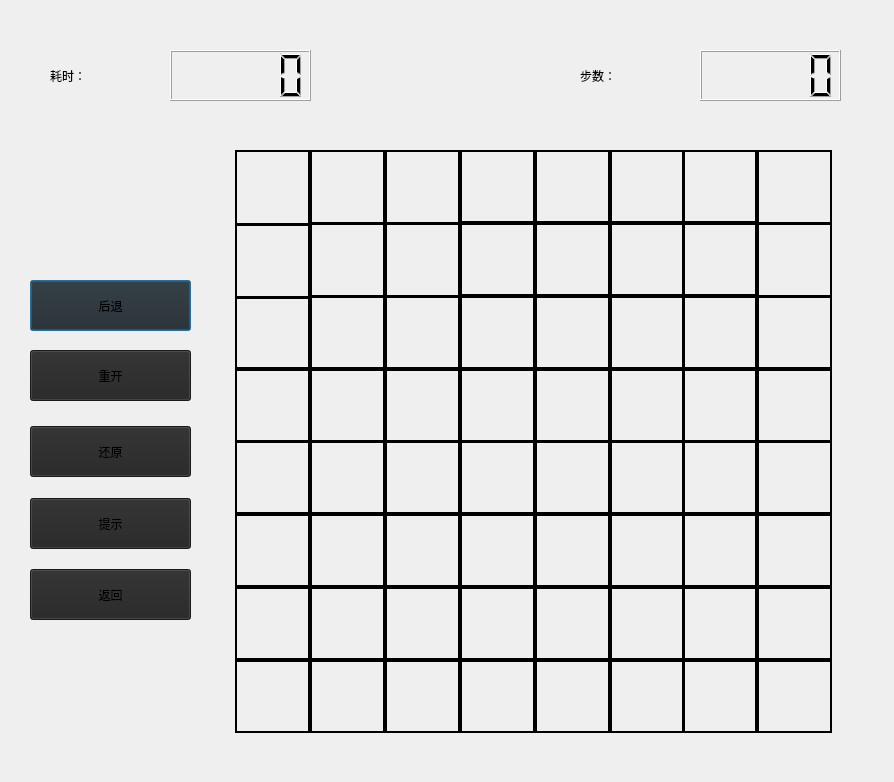
<?xml version="1.0" encoding="UTF-8"?>
<ui version="4.0">
 <class>play8x8</class>
 <widget class="QDialog" name="play8x8">
  <property name="geometry">
   <rect>
    <x>0</x>
    <y>0</y>
    <width>894</width>
    <height>782</height>
   </rect>
  </property>
  <property name="windowTitle">
   <string>Dialog</string>
  </property>
  <widget class="QPushButton" name="btnreturn">
   <property name="geometry">
    <rect>
     <x>30</x>
     <y>280</y>
     <width>161</width>
     <height>51</height>
    </rect>
   </property>
   <property name="styleSheet">
    <string notr="true">font: 800 20pt &quot;方正蕴黑 简 ExtraBold&quot;;
background-color: rgb(36, 36, 36);</string>
   </property>
   <property name="text">
    <string>后退</string>
   </property>
  </widget>
  <widget class="QLabel" name="label_01">
   <property name="geometry">
    <rect>
     <x>235</x>
     <y>150</y>
     <width>75</width>
     <height>75</height>
    </rect>
   </property>
   <property name="minimumSize">
    <size>
     <width>75</width>
     <height>75</height>
    </size>
   </property>
   <property name="maximumSize">
    <size>
     <width>75</width>
     <height>75</height>
    </size>
   </property>
   <property name="styleSheet">
    <string notr="true">border-width: 2px;
border-style: solid;
border-color: rgb(0, 0, 0)</string>
   </property>
   <property name="text">
    <string/>
   </property>
  </widget>
  <widget class="QPushButton" name="btnBack">
   <property name="geometry">
    <rect>
     <x>30</x>
     <y>569</y>
     <width>161</width>
     <height>51</height>
    </rect>
   </property>
   <property name="styleSheet">
    <string notr="true">font: 800 20pt &quot;方正蕴黑 简 ExtraBold&quot;;
background-color: rgb(36, 36, 36);</string>
   </property>
   <property name="text">
    <string>返回</string>
   </property>
  </widget>
  <widget class="QLabel" name="time_labl">
   <property name="geometry">
    <rect>
     <x>50</x>
     <y>45</y>
     <width>121</width>
     <height>61</height>
    </rect>
   </property>
   <property name="styleSheet">
    <string notr="true">font: 800 35pt &quot;方正超值体 简 ExtraBold&quot;;</string>
   </property>
   <property name="text">
    <string>耗时：</string>
   </property>
   <property name="textFormat">
    <enum>Qt::TextFormat::PlainText</enum>
   </property>
  </widget>
  <widget class="QLCDNumber" name="lcdStep">
   <property name="geometry">
    <rect>
     <x>700</x>
     <y>50</y>
     <width>141</width>
     <height>51</height>
    </rect>
   </property>
  </widget>
  <widget class="QPushButton" name="pushButton_2">
   <property name="geometry">
    <rect>
     <x>30</x>
     <y>426</y>
     <width>161</width>
     <height>51</height>
    </rect>
   </property>
   <property name="styleSheet">
    <string notr="true">background-color: rgb(36, 36, 36);font: 800 20pt &quot;方正蕴黑 简 ExtraBold&quot;;</string>
   </property>
   <property name="text">
    <string>还原</string>
   </property>
  </widget>
  <widget class="QPushButton" name="btnRestart">
   <property name="geometry">
    <rect>
     <x>30</x>
     <y>350</y>
     <width>161</width>
     <height>51</height>
    </rect>
   </property>
   <property name="styleSheet">
    <string notr="true">background-color: rgb(36, 36, 36);font: 800 20pt &quot;方正蕴黑 简 ExtraBold&quot;;</string>
   </property>
   <property name="text">
    <string>重开</string>
   </property>
  </widget>
  <widget class="QLabel" name="label">
   <property name="geometry">
    <rect>
     <x>580</x>
     <y>45</y>
     <width>121</width>
     <height>61</height>
    </rect>
   </property>
   <property name="styleSheet">
    <string notr="true">font: 800 35pt &quot;方正超值体 简 ExtraBold&quot;;</string>
   </property>
   <property name="text">
    <string>步数：</string>
   </property>
   <property name="textFormat">
    <enum>Qt::TextFormat::PlainText</enum>
   </property>
  </widget>
  <widget class="QPushButton" name="pushButton_3">
   <property name="geometry">
    <rect>
     <x>30</x>
     <y>498</y>
     <width>161</width>
     <height>51</height>
    </rect>
   </property>
   <property name="styleSheet">
    <string notr="true">background-color: rgb(36, 36, 36);font: 800 20pt &quot;方正蕴黑 简 ExtraBold&quot;;</string>
   </property>
   <property name="text">
    <string>提示</string>
   </property>
  </widget>
  <widget class="QLCDNumber" name="lcdStep_2">
   <property name="geometry">
    <rect>
     <x>170</x>
     <y>50</y>
     <width>141</width>
     <height>51</height>
    </rect>
   </property>
   <property name="digitCount">
    <number>5</number>
   </property>
  </widget>
  <widget class="QLabel" name="label_02">
   <property name="geometry">
    <rect>
     <x>310</x>
     <y>150</y>
     <width>75</width>
     <height>75</height>
    </rect>
   </property>
   <property name="minimumSize">
    <size>
     <width>75</width>
     <height>75</height>
    </size>
   </property>
   <property name="maximumSize">
    <size>
     <width>75</width>
     <height>75</height>
    </size>
   </property>
   <property name="styleSheet">
    <string notr="true">border-width: 2px;
border-style: solid;
border-color: rgb(0, 0, 0)</string>
   </property>
   <property name="text">
    <string/>
   </property>
  </widget>
  <widget class="QLabel" name="label_03">
   <property name="geometry">
    <rect>
     <x>385</x>
     <y>150</y>
     <width>75</width>
     <height>75</height>
    </rect>
   </property>
   <property name="minimumSize">
    <size>
     <width>75</width>
     <height>75</height>
    </size>
   </property>
   <property name="maximumSize">
    <size>
     <width>75</width>
     <height>75</height>
    </size>
   </property>
   <property name="styleSheet">
    <string notr="true">border-width: 2px;
border-style: solid;
border-color: rgb(0, 0, 0)</string>
   </property>
   <property name="text">
    <string/>
   </property>
  </widget>
  <widget class="QLabel" name="label_04">
   <property name="geometry">
    <rect>
     <x>460</x>
     <y>150</y>
     <width>75</width>
     <height>75</height>
    </rect>
   </property>
   <property name="minimumSize">
    <size>
     <width>75</width>
     <height>75</height>
    </size>
   </property>
   <property name="maximumSize">
    <size>
     <width>75</width>
     <height>75</height>
    </size>
   </property>
   <property name="styleSheet">
    <string notr="true">border-width: 2px;
border-style: solid;
border-color: rgb(0, 0, 0)</string>
   </property>
   <property name="text">
    <string/>
   </property>
  </widget>
  <widget class="QLabel" name="label_05">
   <property name="geometry">
    <rect>
     <x>535</x>
     <y>150</y>
     <width>75</width>
     <height>75</height>
    </rect>
   </property>
   <property name="minimumSize">
    <size>
     <width>75</width>
     <height>75</height>
    </size>
   </property>
   <property name="maximumSize">
    <size>
     <width>75</width>
     <height>75</height>
    </size>
   </property>
   <property name="styleSheet">
    <string notr="true">border-width: 2px;
border-style: solid;
border-color: rgb(0, 0, 0)</string>
   </property>
   <property name="text">
    <string/>
   </property>
  </widget>
  <widget class="QLabel" name="label_06">
   <property name="geometry">
    <rect>
     <x>610</x>
     <y>150</y>
     <width>75</width>
     <height>75</height>
    </rect>
   </property>
   <property name="minimumSize">
    <size>
     <width>75</width>
     <height>75</height>
    </size>
   </property>
   <property name="maximumSize">
    <size>
     <width>75</width>
     <height>75</height>
    </size>
   </property>
   <property name="styleSheet">
    <string notr="true">border-width: 2px;
border-style: solid;
border-color: rgb(0, 0, 0)</string>
   </property>
   <property name="text">
    <string/>
   </property>
  </widget>
  <widget class="QLabel" name="label_07">
   <property name="geometry">
    <rect>
     <x>682</x>
     <y>150</y>
     <width>75</width>
     <height>75</height>
    </rect>
   </property>
   <property name="minimumSize">
    <size>
     <width>75</width>
     <height>75</height>
    </size>
   </property>
   <property name="maximumSize">
    <size>
     <width>75</width>
     <height>75</height>
    </size>
   </property>
   <property name="styleSheet">
    <string notr="true">border-width: 2px;
border-style: solid;
border-color: rgb(0, 0, 0)</string>
   </property>
   <property name="text">
    <string/>
   </property>
  </widget>
  <widget class="QLabel" name="label_08">
   <property name="geometry">
    <rect>
     <x>757</x>
     <y>150</y>
     <width>75</width>
     <height>75</height>
    </rect>
   </property>
   <property name="minimumSize">
    <size>
     <width>75</width>
     <height>75</height>
    </size>
   </property>
   <property name="maximumSize">
    <size>
     <width>75</width>
     <height>75</height>
    </size>
   </property>
   <property name="styleSheet">
    <string notr="true">border-width: 2px;
border-style: solid;
border-color: rgb(0, 0, 0)</string>
   </property>
   <property name="text">
    <string/>
   </property>
  </widget>
  <widget class="QLabel" name="label_09">
   <property name="geometry">
    <rect>
     <x>235</x>
     <y>224</y>
     <width>75</width>
     <height>75</height>
    </rect>
   </property>
   <property name="minimumSize">
    <size>
     <width>75</width>
     <height>75</height>
    </size>
   </property>
   <property name="maximumSize">
    <size>
     <width>75</width>
     <height>75</height>
    </size>
   </property>
   <property name="styleSheet">
    <string notr="true">border-width: 2px;
border-style: solid;
border-color: rgb(0, 0, 0)</string>
   </property>
   <property name="text">
    <string/>
   </property>
  </widget>
  <widget class="QLabel" name="label_014">
   <property name="geometry">
    <rect>
     <x>610</x>
     <y>221</y>
     <width>75</width>
     <height>75</height>
    </rect>
   </property>
   <property name="minimumSize">
    <size>
     <width>75</width>
     <height>75</height>
    </size>
   </property>
   <property name="maximumSize">
    <size>
     <width>75</width>
     <height>75</height>
    </size>
   </property>
   <property name="styleSheet">
    <string notr="true">border-width: 2px;
border-style: solid;
border-color: rgb(0, 0, 0)</string>
   </property>
   <property name="text">
    <string/>
   </property>
  </widget>
  <widget class="QLabel" name="label_010">
   <property name="geometry">
    <rect>
     <x>310</x>
     <y>222</y>
     <width>75</width>
     <height>75</height>
    </rect>
   </property>
   <property name="minimumSize">
    <size>
     <width>75</width>
     <height>75</height>
    </size>
   </property>
   <property name="maximumSize">
    <size>
     <width>75</width>
     <height>75</height>
    </size>
   </property>
   <property name="styleSheet">
    <string notr="true">border-width: 2px;
border-style: solid;
border-color: rgb(0, 0, 0)</string>
   </property>
   <property name="text">
    <string/>
   </property>
  </widget>
  <widget class="QLabel" name="label_011">
   <property name="geometry">
    <rect>
     <x>385</x>
     <y>222</y>
     <width>75</width>
     <height>75</height>
    </rect>
   </property>
   <property name="minimumSize">
    <size>
     <width>75</width>
     <height>75</height>
    </size>
   </property>
   <property name="maximumSize">
    <size>
     <width>75</width>
     <height>75</height>
    </size>
   </property>
   <property name="styleSheet">
    <string notr="true">border-width: 2px;
border-style: solid;
border-color: rgb(0, 0, 0)</string>
   </property>
   <property name="text">
    <string/>
   </property>
  </widget>
  <widget class="QLabel" name="label_016">
   <property name="geometry">
    <rect>
     <x>757</x>
     <y>222</y>
     <width>75</width>
     <height>75</height>
    </rect>
   </property>
   <property name="minimumSize">
    <size>
     <width>75</width>
     <height>75</height>
    </size>
   </property>
   <property name="maximumSize">
    <size>
     <width>75</width>
     <height>75</height>
    </size>
   </property>
   <property name="styleSheet">
    <string notr="true">border-width: 2px;
border-style: solid;
border-color: rgb(0, 0, 0)</string>
   </property>
   <property name="text">
    <string/>
   </property>
  </widget>
  <widget class="QLabel" name="label_013">
   <property name="geometry">
    <rect>
     <x>535</x>
     <y>221</y>
     <width>75</width>
     <height>75</height>
    </rect>
   </property>
   <property name="minimumSize">
    <size>
     <width>75</width>
     <height>75</height>
    </size>
   </property>
   <property name="maximumSize">
    <size>
     <width>75</width>
     <height>75</height>
    </size>
   </property>
   <property name="styleSheet">
    <string notr="true">border-width: 2px;
border-style: solid;
border-color: rgb(0, 0, 0)</string>
   </property>
   <property name="text">
    <string/>
   </property>
  </widget>
  <widget class="QLabel" name="label_012">
   <property name="geometry">
    <rect>
     <x>460</x>
     <y>221</y>
     <width>75</width>
     <height>75</height>
    </rect>
   </property>
   <property name="minimumSize">
    <size>
     <width>75</width>
     <height>75</height>
    </size>
   </property>
   <property name="maximumSize">
    <size>
     <width>75</width>
     <height>75</height>
    </size>
   </property>
   <property name="styleSheet">
    <string notr="true">border-width: 2px;
border-style: solid;
border-color: rgb(0, 0, 0)</string>
   </property>
   <property name="text">
    <string/>
   </property>
  </widget>
  <widget class="QLabel" name="label_015">
   <property name="geometry">
    <rect>
     <x>682</x>
     <y>221</y>
     <width>75</width>
     <height>75</height>
    </rect>
   </property>
   <property name="minimumSize">
    <size>
     <width>75</width>
     <height>75</height>
    </size>
   </property>
   <property name="maximumSize">
    <size>
     <width>75</width>
     <height>75</height>
    </size>
   </property>
   <property name="styleSheet">
    <string notr="true">border-width: 2px;
border-style: solid;
border-color: rgb(0, 0, 0)</string>
   </property>
   <property name="text">
    <string/>
   </property>
  </widget>
  <widget class="QLabel" name="label_024">
   <property name="geometry">
    <rect>
     <x>757</x>
     <y>296</y>
     <width>75</width>
     <height>75</height>
    </rect>
   </property>
   <property name="minimumSize">
    <size>
     <width>75</width>
     <height>75</height>
    </size>
   </property>
   <property name="maximumSize">
    <size>
     <width>75</width>
     <height>75</height>
    </size>
   </property>
   <property name="styleSheet">
    <string notr="true">border-width: 2px;
border-style: solid;
border-color: rgb(0, 0, 0)</string>
   </property>
   <property name="text">
    <string/>
   </property>
  </widget>
  <widget class="QLabel" name="label_022">
   <property name="geometry">
    <rect>
     <x>610</x>
     <y>296</y>
     <width>75</width>
     <height>75</height>
    </rect>
   </property>
   <property name="minimumSize">
    <size>
     <width>75</width>
     <height>75</height>
    </size>
   </property>
   <property name="maximumSize">
    <size>
     <width>75</width>
     <height>75</height>
    </size>
   </property>
   <property name="styleSheet">
    <string notr="true">border-width: 2px;
border-style: solid;
border-color: rgb(0, 0, 0)</string>
   </property>
   <property name="text">
    <string/>
   </property>
  </widget>
  <widget class="QLabel" name="label_027">
   <property name="geometry">
    <rect>
     <x>385</x>
     <y>367</y>
     <width>75</width>
     <height>75</height>
    </rect>
   </property>
   <property name="minimumSize">
    <size>
     <width>75</width>
     <height>75</height>
    </size>
   </property>
   <property name="maximumSize">
    <size>
     <width>75</width>
     <height>75</height>
    </size>
   </property>
   <property name="styleSheet">
    <string notr="true">border-width: 2px;
border-style: solid;
border-color: rgb(0, 0, 0)</string>
   </property>
   <property name="text">
    <string/>
   </property>
  </widget>
  <widget class="QLabel" name="label_030">
   <property name="geometry">
    <rect>
     <x>610</x>
     <y>367</y>
     <width>75</width>
     <height>75</height>
    </rect>
   </property>
   <property name="minimumSize">
    <size>
     <width>75</width>
     <height>75</height>
    </size>
   </property>
   <property name="maximumSize">
    <size>
     <width>75</width>
     <height>75</height>
    </size>
   </property>
   <property name="styleSheet">
    <string notr="true">border-width: 2px;
border-style: solid;
border-color: rgb(0, 0, 0)</string>
   </property>
   <property name="text">
    <string/>
   </property>
  </widget>
  <widget class="QLabel" name="label_028">
   <property name="geometry">
    <rect>
     <x>460</x>
     <y>367</y>
     <width>75</width>
     <height>75</height>
    </rect>
   </property>
   <property name="minimumSize">
    <size>
     <width>75</width>
     <height>75</height>
    </size>
   </property>
   <property name="maximumSize">
    <size>
     <width>75</width>
     <height>75</height>
    </size>
   </property>
   <property name="styleSheet">
    <string notr="true">border-width: 2px;
border-style: solid;
border-color: rgb(0, 0, 0)</string>
   </property>
   <property name="text">
    <string/>
   </property>
  </widget>
  <widget class="QLabel" name="label_025">
   <property name="geometry">
    <rect>
     <x>235</x>
     <y>367</y>
     <width>75</width>
     <height>75</height>
    </rect>
   </property>
   <property name="minimumSize">
    <size>
     <width>75</width>
     <height>75</height>
    </size>
   </property>
   <property name="maximumSize">
    <size>
     <width>75</width>
     <height>75</height>
    </size>
   </property>
   <property name="styleSheet">
    <string notr="true">border-width: 2px;
border-style: solid;
border-color: rgb(0, 0, 0)</string>
   </property>
   <property name="text">
    <string/>
   </property>
  </widget>
  <widget class="QLabel" name="label_018">
   <property name="geometry">
    <rect>
     <x>310</x>
     <y>296</y>
     <width>75</width>
     <height>75</height>
    </rect>
   </property>
   <property name="minimumSize">
    <size>
     <width>75</width>
     <height>75</height>
    </size>
   </property>
   <property name="maximumSize">
    <size>
     <width>75</width>
     <height>75</height>
    </size>
   </property>
   <property name="styleSheet">
    <string notr="true">border-width: 2px;
border-style: solid;
border-color: rgb(0, 0, 0)</string>
   </property>
   <property name="text">
    <string/>
   </property>
  </widget>
  <widget class="QLabel" name="label_032">
   <property name="geometry">
    <rect>
     <x>757</x>
     <y>367</y>
     <width>75</width>
     <height>75</height>
    </rect>
   </property>
   <property name="minimumSize">
    <size>
     <width>75</width>
     <height>75</height>
    </size>
   </property>
   <property name="maximumSize">
    <size>
     <width>75</width>
     <height>75</height>
    </size>
   </property>
   <property name="styleSheet">
    <string notr="true">border-width: 2px;
border-style: solid;
border-color: rgb(0, 0, 0)</string>
   </property>
   <property name="text">
    <string/>
   </property>
  </widget>
  <widget class="QLabel" name="label_019">
   <property name="geometry">
    <rect>
     <x>385</x>
     <y>296</y>
     <width>75</width>
     <height>75</height>
    </rect>
   </property>
   <property name="minimumSize">
    <size>
     <width>75</width>
     <height>75</height>
    </size>
   </property>
   <property name="maximumSize">
    <size>
     <width>75</width>
     <height>75</height>
    </size>
   </property>
   <property name="styleSheet">
    <string notr="true">border-width: 2px;
border-style: solid;
border-color: rgb(0, 0, 0)</string>
   </property>
   <property name="text">
    <string/>
   </property>
  </widget>
  <widget class="QLabel" name="label_017">
   <property name="geometry">
    <rect>
     <x>235</x>
     <y>296</y>
     <width>75</width>
     <height>75</height>
    </rect>
   </property>
   <property name="minimumSize">
    <size>
     <width>75</width>
     <height>75</height>
    </size>
   </property>
   <property name="maximumSize">
    <size>
     <width>75</width>
     <height>75</height>
    </size>
   </property>
   <property name="styleSheet">
    <string notr="true">border-width: 2px;
border-style: solid;
border-color: rgb(0, 0, 0)</string>
   </property>
   <property name="text">
    <string/>
   </property>
  </widget>
  <widget class="QLabel" name="label_021">
   <property name="geometry">
    <rect>
     <x>535</x>
     <y>296</y>
     <width>75</width>
     <height>75</height>
    </rect>
   </property>
   <property name="minimumSize">
    <size>
     <width>75</width>
     <height>75</height>
    </size>
   </property>
   <property name="maximumSize">
    <size>
     <width>75</width>
     <height>75</height>
    </size>
   </property>
   <property name="styleSheet">
    <string notr="true">border-width: 2px;
border-style: solid;
border-color: rgb(0, 0, 0)</string>
   </property>
   <property name="text">
    <string/>
   </property>
  </widget>
  <widget class="QLabel" name="label_031">
   <property name="geometry">
    <rect>
     <x>682</x>
     <y>367</y>
     <width>75</width>
     <height>75</height>
    </rect>
   </property>
   <property name="minimumSize">
    <size>
     <width>75</width>
     <height>75</height>
    </size>
   </property>
   <property name="maximumSize">
    <size>
     <width>75</width>
     <height>75</height>
    </size>
   </property>
   <property name="styleSheet">
    <string notr="true">border-width: 2px;
border-style: solid;
border-color: rgb(0, 0, 0)</string>
   </property>
   <property name="text">
    <string/>
   </property>
  </widget>
  <widget class="QLabel" name="label_026">
   <property name="geometry">
    <rect>
     <x>310</x>
     <y>367</y>
     <width>75</width>
     <height>75</height>
    </rect>
   </property>
   <property name="minimumSize">
    <size>
     <width>75</width>
     <height>75</height>
    </size>
   </property>
   <property name="maximumSize">
    <size>
     <width>75</width>
     <height>75</height>
    </size>
   </property>
   <property name="styleSheet">
    <string notr="true">border-width: 2px;
border-style: solid;
border-color: rgb(0, 0, 0)</string>
   </property>
   <property name="text">
    <string/>
   </property>
  </widget>
  <widget class="QLabel" name="label_020">
   <property name="geometry">
    <rect>
     <x>460</x>
     <y>296</y>
     <width>75</width>
     <height>75</height>
    </rect>
   </property>
   <property name="minimumSize">
    <size>
     <width>75</width>
     <height>75</height>
    </size>
   </property>
   <property name="maximumSize">
    <size>
     <width>75</width>
     <height>75</height>
    </size>
   </property>
   <property name="styleSheet">
    <string notr="true">border-width: 2px;
border-style: solid;
border-color: rgb(0, 0, 0)</string>
   </property>
   <property name="text">
    <string/>
   </property>
  </widget>
  <widget class="QLabel" name="label_023">
   <property name="geometry">
    <rect>
     <x>682</x>
     <y>296</y>
     <width>75</width>
     <height>75</height>
    </rect>
   </property>
   <property name="minimumSize">
    <size>
     <width>75</width>
     <height>75</height>
    </size>
   </property>
   <property name="maximumSize">
    <size>
     <width>75</width>
     <height>75</height>
    </size>
   </property>
   <property name="styleSheet">
    <string notr="true">border-width: 2px;
border-style: solid;
border-color: rgb(0, 0, 0)</string>
   </property>
   <property name="text">
    <string/>
   </property>
  </widget>
  <widget class="QLabel" name="label_029">
   <property name="geometry">
    <rect>
     <x>535</x>
     <y>367</y>
     <width>75</width>
     <height>75</height>
    </rect>
   </property>
   <property name="minimumSize">
    <size>
     <width>75</width>
     <height>75</height>
    </size>
   </property>
   <property name="maximumSize">
    <size>
     <width>75</width>
     <height>75</height>
    </size>
   </property>
   <property name="styleSheet">
    <string notr="true">border-width: 2px;
border-style: solid;
border-color: rgb(0, 0, 0)</string>
   </property>
   <property name="text">
    <string/>
   </property>
  </widget>
  <widget class="QLabel" name="label_040">
   <property name="geometry">
    <rect>
     <x>757</x>
     <y>441</y>
     <width>75</width>
     <height>75</height>
    </rect>
   </property>
   <property name="minimumSize">
    <size>
     <width>75</width>
     <height>75</height>
    </size>
   </property>
   <property name="maximumSize">
    <size>
     <width>75</width>
     <height>75</height>
    </size>
   </property>
   <property name="styleSheet">
    <string notr="true">border-width: 2px;
border-style: solid;
border-color: rgb(0, 0, 0)</string>
   </property>
   <property name="text">
    <string/>
   </property>
  </widget>
  <widget class="QLabel" name="label_038">
   <property name="geometry">
    <rect>
     <x>610</x>
     <y>441</y>
     <width>75</width>
     <height>75</height>
    </rect>
   </property>
   <property name="minimumSize">
    <size>
     <width>75</width>
     <height>75</height>
    </size>
   </property>
   <property name="maximumSize">
    <size>
     <width>75</width>
     <height>75</height>
    </size>
   </property>
   <property name="styleSheet">
    <string notr="true">border-width: 2px;
border-style: solid;
border-color: rgb(0, 0, 0)</string>
   </property>
   <property name="text">
    <string/>
   </property>
  </widget>
  <widget class="QLabel" name="label_059">
   <property name="geometry">
    <rect>
     <x>385</x>
     <y>658</y>
     <width>75</width>
     <height>75</height>
    </rect>
   </property>
   <property name="minimumSize">
    <size>
     <width>75</width>
     <height>75</height>
    </size>
   </property>
   <property name="maximumSize">
    <size>
     <width>75</width>
     <height>75</height>
    </size>
   </property>
   <property name="styleSheet">
    <string notr="true">border-width: 2px;
border-style: solid;
border-color: rgb(0, 0, 0)</string>
   </property>
   <property name="text">
    <string/>
   </property>
  </widget>
  <widget class="QLabel" name="label_056">
   <property name="geometry">
    <rect>
     <x>757</x>
     <y>587</y>
     <width>75</width>
     <height>75</height>
    </rect>
   </property>
   <property name="minimumSize">
    <size>
     <width>75</width>
     <height>75</height>
    </size>
   </property>
   <property name="maximumSize">
    <size>
     <width>75</width>
     <height>75</height>
    </size>
   </property>
   <property name="styleSheet">
    <string notr="true">border-width: 2px;
border-style: solid;
border-color: rgb(0, 0, 0)</string>
   </property>
   <property name="text">
    <string/>
   </property>
  </widget>
  <widget class="QLabel" name="label_043">
   <property name="geometry">
    <rect>
     <x>385</x>
     <y>512</y>
     <width>75</width>
     <height>75</height>
    </rect>
   </property>
   <property name="minimumSize">
    <size>
     <width>75</width>
     <height>75</height>
    </size>
   </property>
   <property name="maximumSize">
    <size>
     <width>75</width>
     <height>75</height>
    </size>
   </property>
   <property name="styleSheet">
    <string notr="true">border-width: 2px;
border-style: solid;
border-color: rgb(0, 0, 0)</string>
   </property>
   <property name="text">
    <string/>
   </property>
  </widget>
  <widget class="QLabel" name="label_054">
   <property name="geometry">
    <rect>
     <x>610</x>
     <y>587</y>
     <width>75</width>
     <height>75</height>
    </rect>
   </property>
   <property name="minimumSize">
    <size>
     <width>75</width>
     <height>75</height>
    </size>
   </property>
   <property name="maximumSize">
    <size>
     <width>75</width>
     <height>75</height>
    </size>
   </property>
   <property name="styleSheet">
    <string notr="true">border-width: 2px;
border-style: solid;
border-color: rgb(0, 0, 0)</string>
   </property>
   <property name="text">
    <string/>
   </property>
  </widget>
  <widget class="QLabel" name="label_051">
   <property name="geometry">
    <rect>
     <x>385</x>
     <y>587</y>
     <width>75</width>
     <height>75</height>
    </rect>
   </property>
   <property name="minimumSize">
    <size>
     <width>75</width>
     <height>75</height>
    </size>
   </property>
   <property name="maximumSize">
    <size>
     <width>75</width>
     <height>75</height>
    </size>
   </property>
   <property name="styleSheet">
    <string notr="true">border-width: 2px;
border-style: solid;
border-color: rgb(0, 0, 0)</string>
   </property>
   <property name="text">
    <string/>
   </property>
  </widget>
  <widget class="QLabel" name="label_055">
   <property name="geometry">
    <rect>
     <x>682</x>
     <y>587</y>
     <width>75</width>
     <height>75</height>
    </rect>
   </property>
   <property name="minimumSize">
    <size>
     <width>75</width>
     <height>75</height>
    </size>
   </property>
   <property name="maximumSize">
    <size>
     <width>75</width>
     <height>75</height>
    </size>
   </property>
   <property name="styleSheet">
    <string notr="true">border-width: 2px;
border-style: solid;
border-color: rgb(0, 0, 0)</string>
   </property>
   <property name="text">
    <string/>
   </property>
  </widget>
  <widget class="QLabel" name="label_046">
   <property name="geometry">
    <rect>
     <x>610</x>
     <y>512</y>
     <width>75</width>
     <height>75</height>
    </rect>
   </property>
   <property name="minimumSize">
    <size>
     <width>75</width>
     <height>75</height>
    </size>
   </property>
   <property name="maximumSize">
    <size>
     <width>75</width>
     <height>75</height>
    </size>
   </property>
   <property name="styleSheet">
    <string notr="true">border-width: 2px;
border-style: solid;
border-color: rgb(0, 0, 0)</string>
   </property>
   <property name="text">
    <string/>
   </property>
  </widget>
  <widget class="QLabel" name="label_057">
   <property name="geometry">
    <rect>
     <x>235</x>
     <y>658</y>
     <width>75</width>
     <height>75</height>
    </rect>
   </property>
   <property name="minimumSize">
    <size>
     <width>75</width>
     <height>75</height>
    </size>
   </property>
   <property name="maximumSize">
    <size>
     <width>75</width>
     <height>75</height>
    </size>
   </property>
   <property name="styleSheet">
    <string notr="true">border-width: 2px;
border-style: solid;
border-color: rgb(0, 0, 0)</string>
   </property>
   <property name="text">
    <string/>
   </property>
  </widget>
  <widget class="QLabel" name="label_053">
   <property name="geometry">
    <rect>
     <x>535</x>
     <y>587</y>
     <width>75</width>
     <height>75</height>
    </rect>
   </property>
   <property name="minimumSize">
    <size>
     <width>75</width>
     <height>75</height>
    </size>
   </property>
   <property name="maximumSize">
    <size>
     <width>75</width>
     <height>75</height>
    </size>
   </property>
   <property name="styleSheet">
    <string notr="true">border-width: 2px;
border-style: solid;
border-color: rgb(0, 0, 0)</string>
   </property>
   <property name="text">
    <string/>
   </property>
  </widget>
  <widget class="QLabel" name="label_060">
   <property name="geometry">
    <rect>
     <x>460</x>
     <y>658</y>
     <width>75</width>
     <height>75</height>
    </rect>
   </property>
   <property name="minimumSize">
    <size>
     <width>75</width>
     <height>75</height>
    </size>
   </property>
   <property name="maximumSize">
    <size>
     <width>75</width>
     <height>75</height>
    </size>
   </property>
   <property name="styleSheet">
    <string notr="true">border-width: 2px;
border-style: solid;
border-color: rgb(0, 0, 0)</string>
   </property>
   <property name="text">
    <string/>
   </property>
  </widget>
  <widget class="QLabel" name="label_044">
   <property name="geometry">
    <rect>
     <x>460</x>
     <y>512</y>
     <width>75</width>
     <height>75</height>
    </rect>
   </property>
   <property name="minimumSize">
    <size>
     <width>75</width>
     <height>75</height>
    </size>
   </property>
   <property name="maximumSize">
    <size>
     <width>75</width>
     <height>75</height>
    </size>
   </property>
   <property name="styleSheet">
    <string notr="true">border-width: 2px;
border-style: solid;
border-color: rgb(0, 0, 0)</string>
   </property>
   <property name="text">
    <string/>
   </property>
  </widget>
  <widget class="QLabel" name="label_041">
   <property name="geometry">
    <rect>
     <x>235</x>
     <y>512</y>
     <width>75</width>
     <height>75</height>
    </rect>
   </property>
   <property name="minimumSize">
    <size>
     <width>75</width>
     <height>75</height>
    </size>
   </property>
   <property name="maximumSize">
    <size>
     <width>75</width>
     <height>75</height>
    </size>
   </property>
   <property name="styleSheet">
    <string notr="true">border-width: 2px;
border-style: solid;
border-color: rgb(0, 0, 0)</string>
   </property>
   <property name="text">
    <string/>
   </property>
  </widget>
  <widget class="QLabel" name="label_034">
   <property name="geometry">
    <rect>
     <x>310</x>
     <y>441</y>
     <width>75</width>
     <height>75</height>
    </rect>
   </property>
   <property name="minimumSize">
    <size>
     <width>75</width>
     <height>75</height>
    </size>
   </property>
   <property name="maximumSize">
    <size>
     <width>75</width>
     <height>75</height>
    </size>
   </property>
   <property name="styleSheet">
    <string notr="true">border-width: 2px;
border-style: solid;
border-color: rgb(0, 0, 0)</string>
   </property>
   <property name="text">
    <string/>
   </property>
  </widget>
  <widget class="QLabel" name="label_064">
   <property name="geometry">
    <rect>
     <x>757</x>
     <y>658</y>
     <width>75</width>
     <height>75</height>
    </rect>
   </property>
   <property name="minimumSize">
    <size>
     <width>75</width>
     <height>75</height>
    </size>
   </property>
   <property name="maximumSize">
    <size>
     <width>75</width>
     <height>75</height>
    </size>
   </property>
   <property name="styleSheet">
    <string notr="true">border-width: 2px;
border-style: solid;
border-color: rgb(0, 0, 0)</string>
   </property>
   <property name="text">
    <string/>
   </property>
  </widget>
  <widget class="QLabel" name="label_048">
   <property name="geometry">
    <rect>
     <x>757</x>
     <y>512</y>
     <width>75</width>
     <height>75</height>
    </rect>
   </property>
   <property name="minimumSize">
    <size>
     <width>75</width>
     <height>75</height>
    </size>
   </property>
   <property name="maximumSize">
    <size>
     <width>75</width>
     <height>75</height>
    </size>
   </property>
   <property name="styleSheet">
    <string notr="true">border-width: 2px;
border-style: solid;
border-color: rgb(0, 0, 0)</string>
   </property>
   <property name="text">
    <string/>
   </property>
  </widget>
  <widget class="QLabel" name="label_049">
   <property name="geometry">
    <rect>
     <x>235</x>
     <y>587</y>
     <width>75</width>
     <height>75</height>
    </rect>
   </property>
   <property name="minimumSize">
    <size>
     <width>75</width>
     <height>75</height>
    </size>
   </property>
   <property name="maximumSize">
    <size>
     <width>75</width>
     <height>75</height>
    </size>
   </property>
   <property name="styleSheet">
    <string notr="true">border-width: 2px;
border-style: solid;
border-color: rgb(0, 0, 0)</string>
   </property>
   <property name="text">
    <string/>
   </property>
  </widget>
  <widget class="QLabel" name="label_062">
   <property name="geometry">
    <rect>
     <x>610</x>
     <y>658</y>
     <width>75</width>
     <height>75</height>
    </rect>
   </property>
   <property name="minimumSize">
    <size>
     <width>75</width>
     <height>75</height>
    </size>
   </property>
   <property name="maximumSize">
    <size>
     <width>75</width>
     <height>75</height>
    </size>
   </property>
   <property name="styleSheet">
    <string notr="true">border-width: 2px;
border-style: solid;
border-color: rgb(0, 0, 0)</string>
   </property>
   <property name="text">
    <string/>
   </property>
  </widget>
  <widget class="QLabel" name="label_063">
   <property name="geometry">
    <rect>
     <x>682</x>
     <y>658</y>
     <width>75</width>
     <height>75</height>
    </rect>
   </property>
   <property name="minimumSize">
    <size>
     <width>75</width>
     <height>75</height>
    </size>
   </property>
   <property name="maximumSize">
    <size>
     <width>75</width>
     <height>75</height>
    </size>
   </property>
   <property name="styleSheet">
    <string notr="true">border-width: 2px;
border-style: solid;
border-color: rgb(0, 0, 0)</string>
   </property>
   <property name="text">
    <string/>
   </property>
  </widget>
  <widget class="QLabel" name="label_035">
   <property name="geometry">
    <rect>
     <x>385</x>
     <y>441</y>
     <width>75</width>
     <height>75</height>
    </rect>
   </property>
   <property name="minimumSize">
    <size>
     <width>75</width>
     <height>75</height>
    </size>
   </property>
   <property name="maximumSize">
    <size>
     <width>75</width>
     <height>75</height>
    </size>
   </property>
   <property name="styleSheet">
    <string notr="true">border-width: 2px;
border-style: solid;
border-color: rgb(0, 0, 0)</string>
   </property>
   <property name="text">
    <string/>
   </property>
  </widget>
  <widget class="QLabel" name="label_052">
   <property name="geometry">
    <rect>
     <x>460</x>
     <y>587</y>
     <width>75</width>
     <height>75</height>
    </rect>
   </property>
   <property name="minimumSize">
    <size>
     <width>75</width>
     <height>75</height>
    </size>
   </property>
   <property name="maximumSize">
    <size>
     <width>75</width>
     <height>75</height>
    </size>
   </property>
   <property name="styleSheet">
    <string notr="true">border-width: 2px;
border-style: solid;
border-color: rgb(0, 0, 0)</string>
   </property>
   <property name="text">
    <string/>
   </property>
  </widget>
  <widget class="QLabel" name="label_033">
   <property name="geometry">
    <rect>
     <x>235</x>
     <y>441</y>
     <width>75</width>
     <height>75</height>
    </rect>
   </property>
   <property name="minimumSize">
    <size>
     <width>75</width>
     <height>75</height>
    </size>
   </property>
   <property name="maximumSize">
    <size>
     <width>75</width>
     <height>75</height>
    </size>
   </property>
   <property name="styleSheet">
    <string notr="true">border-width: 2px;
border-style: solid;
border-color: rgb(0, 0, 0)</string>
   </property>
   <property name="text">
    <string/>
   </property>
  </widget>
  <widget class="QLabel" name="label_037">
   <property name="geometry">
    <rect>
     <x>535</x>
     <y>441</y>
     <width>75</width>
     <height>75</height>
    </rect>
   </property>
   <property name="minimumSize">
    <size>
     <width>75</width>
     <height>75</height>
    </size>
   </property>
   <property name="maximumSize">
    <size>
     <width>75</width>
     <height>75</height>
    </size>
   </property>
   <property name="styleSheet">
    <string notr="true">border-width: 2px;
border-style: solid;
border-color: rgb(0, 0, 0)</string>
   </property>
   <property name="text">
    <string/>
   </property>
  </widget>
  <widget class="QLabel" name="label_047">
   <property name="geometry">
    <rect>
     <x>682</x>
     <y>512</y>
     <width>75</width>
     <height>75</height>
    </rect>
   </property>
   <property name="minimumSize">
    <size>
     <width>75</width>
     <height>75</height>
    </size>
   </property>
   <property name="maximumSize">
    <size>
     <width>75</width>
     <height>75</height>
    </size>
   </property>
   <property name="styleSheet">
    <string notr="true">border-width: 2px;
border-style: solid;
border-color: rgb(0, 0, 0)</string>
   </property>
   <property name="text">
    <string/>
   </property>
  </widget>
  <widget class="QLabel" name="label_058">
   <property name="geometry">
    <rect>
     <x>310</x>
     <y>658</y>
     <width>75</width>
     <height>75</height>
    </rect>
   </property>
   <property name="minimumSize">
    <size>
     <width>75</width>
     <height>75</height>
    </size>
   </property>
   <property name="maximumSize">
    <size>
     <width>75</width>
     <height>75</height>
    </size>
   </property>
   <property name="styleSheet">
    <string notr="true">border-width: 2px;
border-style: solid;
border-color: rgb(0, 0, 0)</string>
   </property>
   <property name="text">
    <string/>
   </property>
  </widget>
  <widget class="QLabel" name="label_050">
   <property name="geometry">
    <rect>
     <x>310</x>
     <y>587</y>
     <width>75</width>
     <height>75</height>
    </rect>
   </property>
   <property name="minimumSize">
    <size>
     <width>75</width>
     <height>75</height>
    </size>
   </property>
   <property name="maximumSize">
    <size>
     <width>75</width>
     <height>75</height>
    </size>
   </property>
   <property name="styleSheet">
    <string notr="true">border-width: 2px;
border-style: solid;
border-color: rgb(0, 0, 0)</string>
   </property>
   <property name="text">
    <string/>
   </property>
  </widget>
  <widget class="QLabel" name="label_042">
   <property name="geometry">
    <rect>
     <x>310</x>
     <y>512</y>
     <width>75</width>
     <height>75</height>
    </rect>
   </property>
   <property name="minimumSize">
    <size>
     <width>75</width>
     <height>75</height>
    </size>
   </property>
   <property name="maximumSize">
    <size>
     <width>75</width>
     <height>75</height>
    </size>
   </property>
   <property name="styleSheet">
    <string notr="true">border-width: 2px;
border-style: solid;
border-color: rgb(0, 0, 0)</string>
   </property>
   <property name="text">
    <string/>
   </property>
  </widget>
  <widget class="QLabel" name="label_061">
   <property name="geometry">
    <rect>
     <x>535</x>
     <y>658</y>
     <width>75</width>
     <height>75</height>
    </rect>
   </property>
   <property name="minimumSize">
    <size>
     <width>75</width>
     <height>75</height>
    </size>
   </property>
   <property name="maximumSize">
    <size>
     <width>75</width>
     <height>75</height>
    </size>
   </property>
   <property name="styleSheet">
    <string notr="true">border-width: 2px;
border-style: solid;
border-color: rgb(0, 0, 0)</string>
   </property>
   <property name="text">
    <string/>
   </property>
  </widget>
  <widget class="QLabel" name="label_036">
   <property name="geometry">
    <rect>
     <x>460</x>
     <y>441</y>
     <width>75</width>
     <height>75</height>
    </rect>
   </property>
   <property name="minimumSize">
    <size>
     <width>75</width>
     <height>75</height>
    </size>
   </property>
   <property name="maximumSize">
    <size>
     <width>75</width>
     <height>75</height>
    </size>
   </property>
   <property name="styleSheet">
    <string notr="true">border-width: 2px;
border-style: solid;
border-color: rgb(0, 0, 0)</string>
   </property>
   <property name="text">
    <string/>
   </property>
  </widget>
  <widget class="QLabel" name="label_039">
   <property name="geometry">
    <rect>
     <x>682</x>
     <y>441</y>
     <width>75</width>
     <height>75</height>
    </rect>
   </property>
   <property name="minimumSize">
    <size>
     <width>75</width>
     <height>75</height>
    </size>
   </property>
   <property name="maximumSize">
    <size>
     <width>75</width>
     <height>75</height>
    </size>
   </property>
   <property name="styleSheet">
    <string notr="true">border-width: 2px;
border-style: solid;
border-color: rgb(0, 0, 0)</string>
   </property>
   <property name="text">
    <string/>
   </property>
  </widget>
  <widget class="QLabel" name="label_045">
   <property name="geometry">
    <rect>
     <x>535</x>
     <y>512</y>
     <width>75</width>
     <height>75</height>
    </rect>
   </property>
   <property name="minimumSize">
    <size>
     <width>75</width>
     <height>75</height>
    </size>
   </property>
   <property name="maximumSize">
    <size>
     <width>75</width>
     <height>75</height>
    </size>
   </property>
   <property name="styleSheet">
    <string notr="true">border-width: 2px;
border-style: solid;
border-color: rgb(0, 0, 0)</string>
   </property>
   <property name="text">
    <string/>
   </property>
  </widget>
 </widget>
 <resources/>
 <connections/>
</ui>
